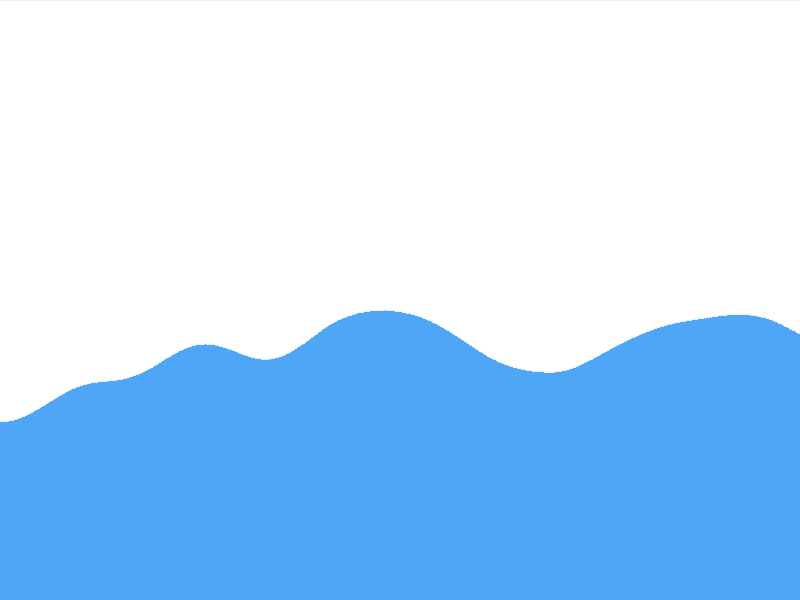
Frame 1 (no input)
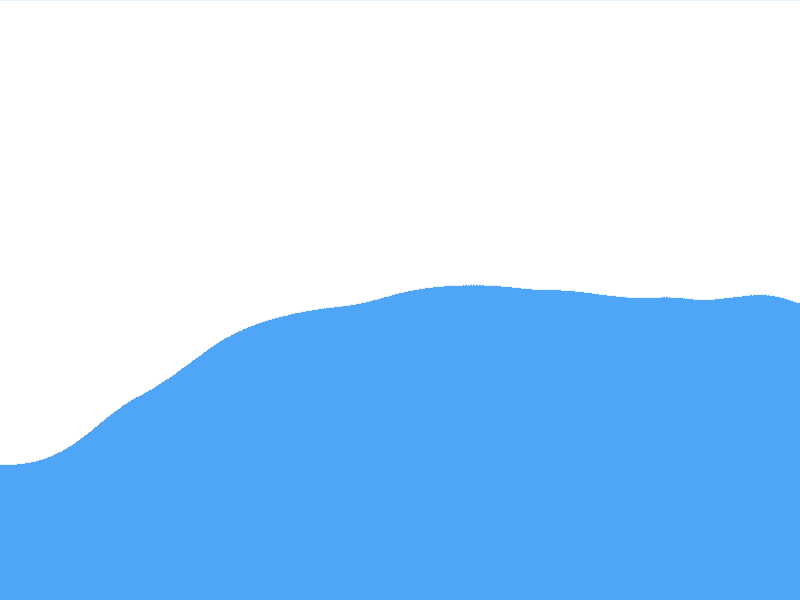
Frame 60 (the mouse pressed at the canvas centre just before this capture)
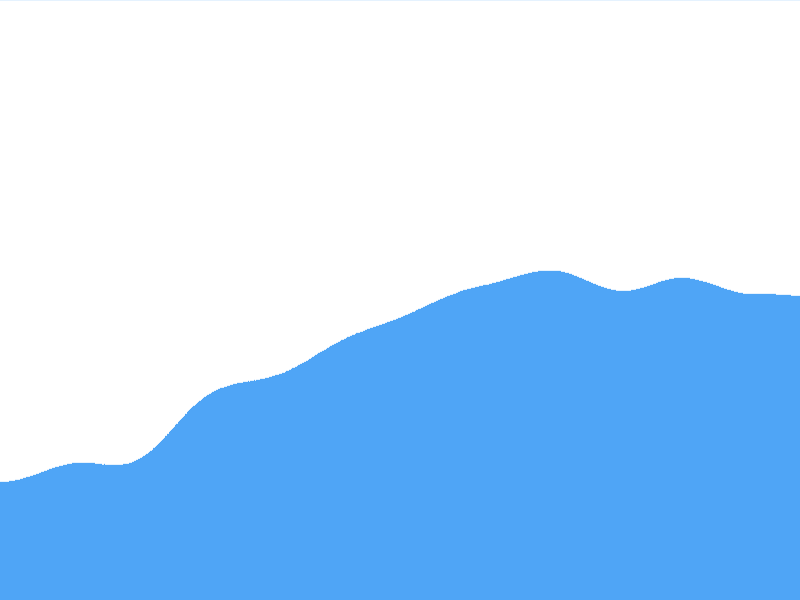
Frame 120 (the mouse held since frame 60 and released just before this capture)

The Processing sketch that drew these frames (run headless with seeded random() and noise(); from frame 60 on, the mouse is pressed at the canvas centre):

// Processing sketch: processing_133119
// ── processing_133119.pde

int i = 1;
float fn = 0;

void setup(){
  smooth(8);
  size(800,600);
  stroke(255);
  frameRate(30);
}

void draw(){
  background(#4fa5f6);


  for(int x = 0; x < width; x=x+1){
  
      stroke(255,255,255);
      float n = noise(float(x)/550,fn/100);
      n = map(n,0,1,150,height);
      line(x,0,x,n-1);
    }

  i+=0.05;
  fn +=0.5;


}
